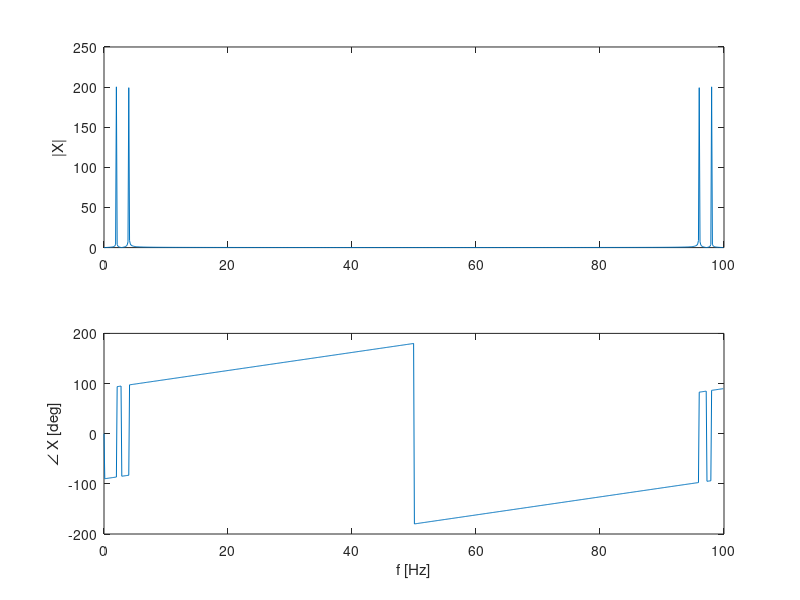
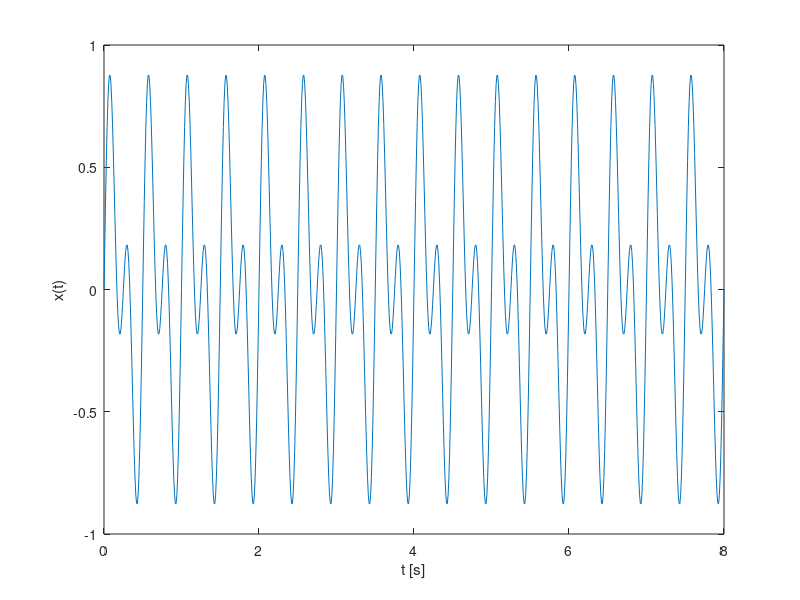
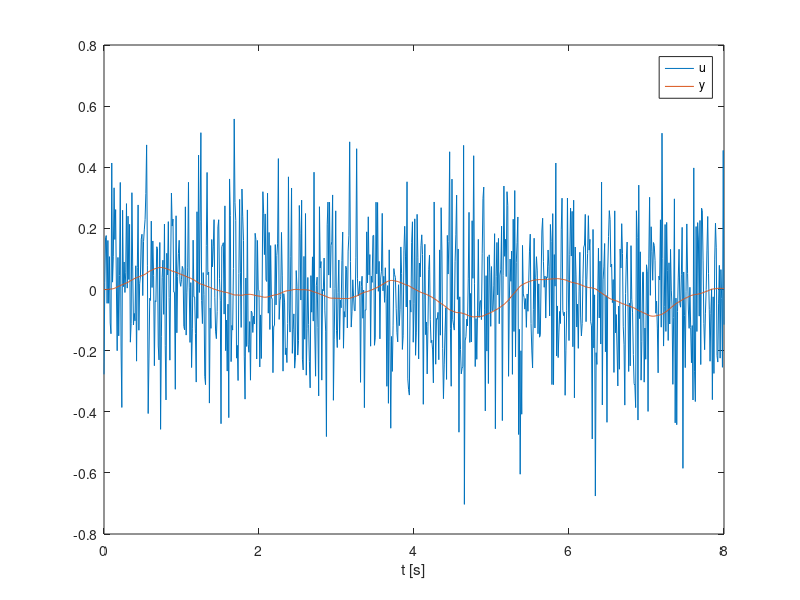
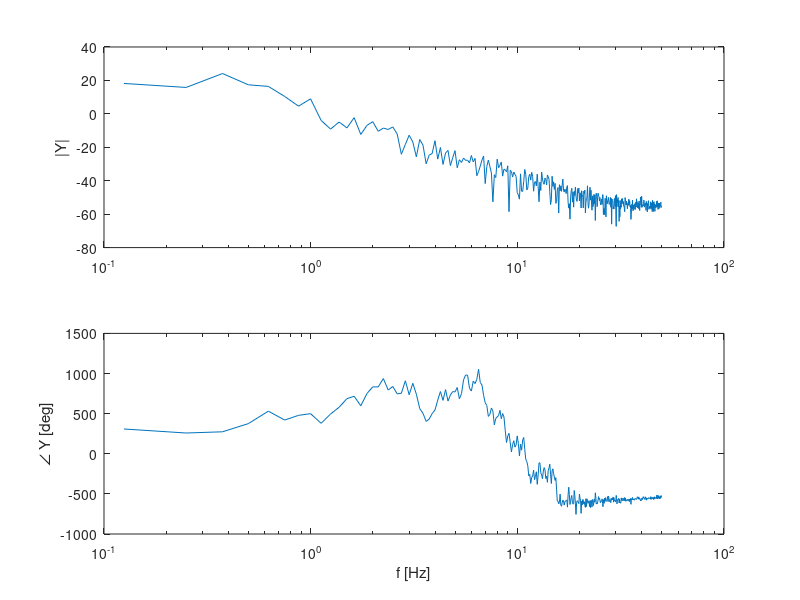

Source code (MATLAB) for these figures, in order:
close all
clear
clc
Ts=0.01;
t=0:Ts:8;
x=cos(2*pi*t).*sin(6*pi*t); % sinal no tempo
X=fft(x); % transformada

N=length(t);
f=(0:(N-1))/(N*Ts); % compare com a expressão do tutorial
figure
subplot(2,1,1)
plot(f,abs(X)); % gráfico de magnitude
ylabel('|X|')
subplot(2,1,2)
plot(f,angle(X)*180/pi); % gráfico de fase
xlabel('f [Hz]')
ylabel('\angle X [deg]')

figure
plot(t,x)
xlabel('t [s]')
ylabel('x(t)')

G=tf([10],[1 1 10]); % função de transferência do sistema
u=0.2*randn(N,1); % ruído de entrada
y=lsim(G,u,t'); % resposta do sistema

figure
plot(t,u,t,y)
legend('u','y')
xlabel('t [s]')

Y=fft(y);
figure
subplot(2,1,1)
semilogx(f(1:end/2),20*log10(abs(Y(1:end/2))));
ylabel('|Y|')
subplot(2,1,2)
semilogx(f(1:end/2),unwrap(angle(Y(1:end/2)))*180/pi);
xlabel('f [Hz]')
ylabel('\angle Y [deg]')

U=fft(u);
G2=Y./U; % função de transferência estimada
figure
[mag,pha,w]=bode(G);
subplot(2,1,1)
semilogx(w/(2*pi),20*log10(squeeze(mag)),'b');
hold on
semilogx(f(1:end/2),20*log10(abs(G2(1:end/2))),'r');
ylabel('|G|')
legend('conhecida','estimada')
subplot(2,1,2)
semilogx(w/(2*pi),squeeze(pha),'b');
hold on
semilogx(f(1:end/2),unwrap(angle(G2(1:end/2)))*180/pi,'r');
ylabel('\angle G')
xlabel('f [Hz]')

a=[1 2 3 4 5];
b=[5 1 2 3 4];
c=conv(a,b) % convolução no tempo
A=fft(a);
B=fft(b);
C=ifft(A.*B) % DFT inversa

la=length(a);
lb=length(b);
a=[a zeros(1,lb-1)] % zero-padding
b=[b zeros(1,la-1)] % zero-padding
A=fft(a);
B=fft(b);
C=ifft(A.*B)
